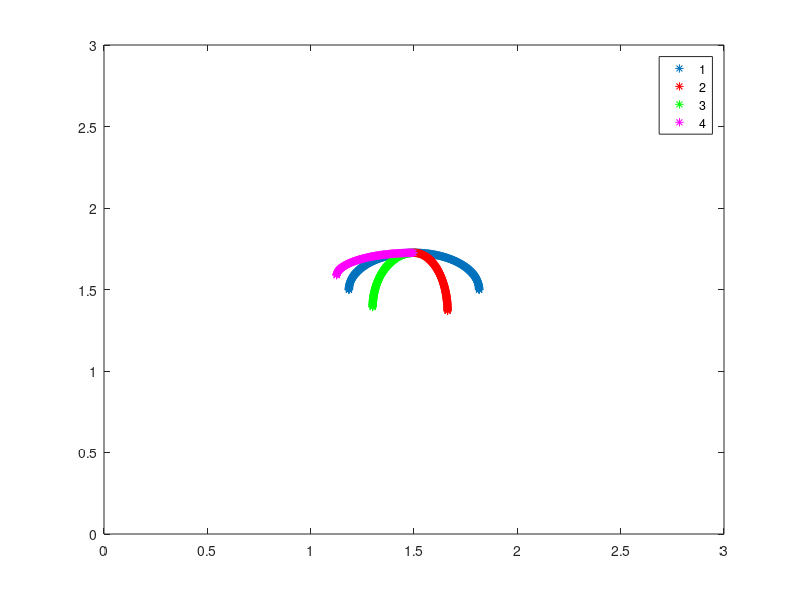
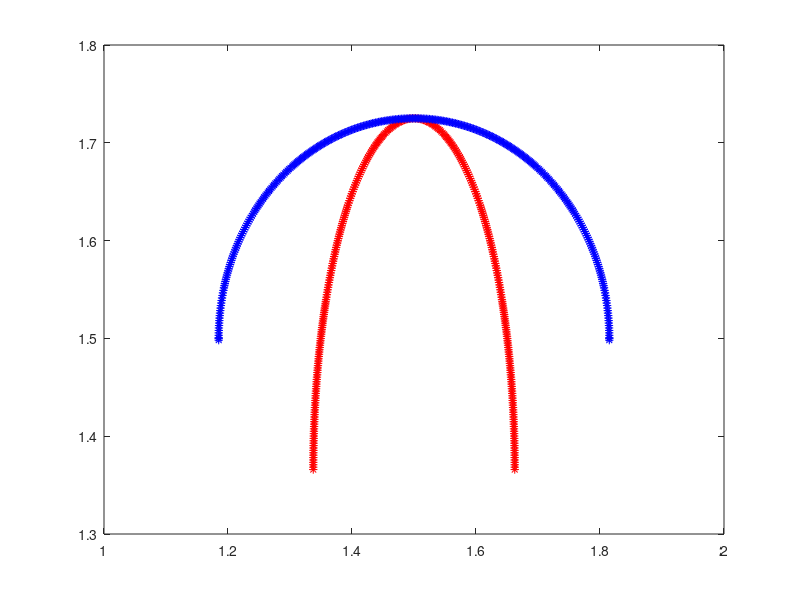

MATLAB code to generate these figures, in order:
function give_Me_Jelly()

L = 3;           % Length of Computational Domain
ds = L/(2*600);  % Makes Lagrangian Spaced based on 1024x1024 finest grid

frac = 0.5;

% Makes Geometry for EQUILIBRIUM State %
%
a1 = 0.63;  %Semi-major axis length for position ONE (Expanded State)
b1 = 0.45;  %Semi-minor axis length for position ONE (Expanded State)
a1 = frac*a1; b1 = frac*b1;
a1
b1
[X1 Y1 Ninfo arcL] = make_Geometry_Position_ONE(ds,a1,b1);

% Makes Geometry for OVER-CONTRACTED State for RIGHT side %
% 
a2 = 0.325; %Semi-major axis length for position TWO (Contracted State)
b2 = 0.6;   %GUESS: Semi-minor axis length for position TWO (Contracted State)
a2 = frac*a2; b2 = frac*b2;
[X2 Y2 b2] = make_Geometry_Position_TWO(a2,b2,b1,Ninfo,arcL);

% Makes Geometry for LESS-CONTRACTED State for LEFT side %
%
a3 = 0.4;   %Semi-major axis length for position TWO (Contracted State)
b3 = 0.7;   %GUESS: Semi-minor axis length for position TWO (Contracted State)
a3 = frac*a3; b3 = frac*b3;
a3
b3
[X3 Y3 b3] = make_Geometry_Position_TWO(a3,b3,b1,Ninfo,arcL);


% Makes Geometry for OVER-EXPANDED State for LEFT SIDE %
%
a4 = 0.75;  %Semi-major axis length for position TWO (Contracted State)
b4 = 0.3;   %GUESS: Semi-minor axis length for position TWO (Contracted State)
a4 = frac*a4; b4 = frac*b4;
[X4 Y4 b4] = make_Geometry_Position_TWO(a4,b4,b1,Ninfo,arcL);

% Translate Points from [-L/2,L/2]x[-L/2,L/2] -> [0,L]x[0,L]
X1 = X1 + L/2; Y1 = Y1 + L/2; 
X2 = X2 + L/2; Y2 = Y2 + L/2; 
X3 = X3 + L/2; Y3 = Y3 + L/2; 
X4 = X4 + L/2; Y4 = Y4 + L/2; 

nArm = (length(X1)-1)/2;

% Plots Geometry for Both Phases %
val = frac*0.75;
plot(X1,Y1,'*',X2(1:nArm),Y2(1:nArm),'r*',X3(nArm+2:end),Y3(nArm+2:end),'g*',X4(nArm+2:end),Y4(nArm+2:end),'m*'); hold on;
axis([0 L 0 L]);
legend('1','2','3','4');

figure(2)
plot(X2,Y2,'r*'); hold on;
plot(X1,Y1,'b*'); hold on;

% Prints Useful Info about Geometry %
fprintf('\n\n');
fprintf('Number of Total Geometry Pts: %d\n',Ninfo(2));
fprintf('Number of Geometry Pts in EACH Arm: %d\n',Ninfo(1));
fprintf('Arc length of bell (one side): %d\n',arcL);
fprintf('\n');
fprintf('(X1,Y1): Equilibrium State\n');
fprintf('(X2,Y2): OVER-Contracted State for RIGHT Side\n');
fprintf('(X3,Y3): Contracted State for LEFT Side (slightly less than right side)\n');
fprintf('(X4,Y4): OVER-EXPANDED State for LEFT Side\n');
fprintf('\n');
fprintf('Idea: \n');
fprintf('RHS contracts further than LHS, rests & returns to equil. state after LHS begins expanding\n');
fprintf('LHS contracts less than RHS, then expands further than equil. state and then returns to equil. state\n');
fprintf('\n');
fprintf('PUT FOLLOWING IN UPDATE_TARGET_POINTS.C:\n');
fprintf('numPts (# of Total Geometry Pts): %d\n',Ninfo(2));
fprintf('NL_Start (FIRST Point in LEFT Arm): %d\n\n\n',Ninfo(1)+1);


% Prints INPUT files %
print_Vertex_Pts(X1,Y1,Ninfo);
target_force = 5e6;
print_Target_Pts(target_force,Ninfo);


% Prints all vectors to .TXT files %
%print_Text_Files(Ninfo,X1,Y1,X2,Y2,X3,Y3,X4,Y4)

% Prints 2-Position Right/Left Side vectors to .TXT files %
print_2_Position_Text_File(Ninfo,X1,Y1,X2,Y2,X3,Y3);


%%%%%%%%%%%%%%%%%%%%%%%%%%%%%%%%%%%%%%%%%%%%%%%%%%%%%%%%%%%%%%%%%%%%%%%%%%%%%
%
% Function: Prints 2 Position Phases:
%           XY(:,1) = original position x-Values
%           XY(:,3) = original position y-Values
%           XY(2:N+1,2) = 2nd position x-Values for RIGHT bell
%           XY(N+2:end,2) = 2nd position x-Values for LEFT bell
%           XY(2:N+1,4) = 2nd position y-Values for RIGHT bell
%           XY(N+2:end,4) = 2nd position y-Values for LEFT bell
%
%%%%%%%%%%%%%%%%%%%%%%%%%%%%%%%%%%%%%%%%%%%%%%%%%%%%%%%%%%%%%%%%%%%%%%%%%%%%%

function print_2_Position_Text_File(Ninfo,X1,Y1,X2,Y2,X3,Y3)


N = Ninfo(1);    % Number of pts. in ONE arm
NTot = Ninfo(2); % Total # of Lag Pts. on Jelly Bell

% Initialization
XY = zeros(NTot,4); 

% Construct Matrices For Storing Points
XY(:,1) = X1(1:NTot); XY(:,2) = X1(1:NTot); 
XY(:,3) = Y1(1:NTot); XY(:,4) = Y1(1:NTot); 

% 2nd Phase Right Arm
XY(2:N+1,2) = X2(2:N+1);
XY(2:N+1,4) = Y2(2:N+1);


% 2nd Phase Left Arm
XY(N+2:end,2) = X2(N+2:end);
XY(N+2:end,4) = Y2(N+2:end);

% PLOT TEST! %
%figure(3)
%plot(XY(:,1),XY(:,3),'k*'); hold on;
%plot(XY(:,2),XY(:,4),'g*'); hold on;


% PRINT x/y-Information %

fileID_XY = fopen('XY_2Pos.txt','w');

for i=1:length( XY(:,1) )
    fprintf(fileID_XY,'%1.16e %1.16e %1.16e %1.16e\n',XY(i,1),XY(i,2),XY(i,3),XY(i,4));
end

fclose(fileID_XY);




%%%%%%%%%%%%%%%%%%%%%%%%%%%%%%%%%%%%%%%%%%%%%%%%%%%%%%%%%%%%%%%%%%%%%%%%%%%%%
%
% Function to PRINT all TEXT files for both PHASES
%
%%%%%%%%%%%%%%%%%%%%%%%%%%%%%%%%%%%%%%%%%%%%%%%%%%%%%%%%%%%%%%%%%%%%%%%%%%%%%

function print_Text_Files(Ninfo,X1,Y1,X2,Y2,X3,Y3,X4,Y4)

N = Ninfo(1); %Number of pts. in ONE arm

% x-Information %

fileID_x1 = fopen('x1.txt','w');
fprintf(fileID_x1,'%1.16e\n',X1);
fclose(fileID_x1);

fileID_x2 = fopen('x2.txt','w');
fprintf(fileID_x2,'%1.16e\n',X2);
fclose(fileID_x2);

fileID_x3 = fopen('x3.txt','w');
fprintf(fileID_x3,'%1.16e\n',X3);
fclose(fileID_x3);

fileID_x4 = fopen('x4.txt','w');
fprintf(fileID_x4,'%1.16e\n',X4);
fclose(fileID_x4);

% y-Information %

fileID_y1 = fopen('y1.txt','w');
fprintf(fileID_y1,'%1.16e\n',Y1);
fclose(fileID_y1);

fileID_y2 = fopen('y2.txt','w');
fprintf(fileID_y2,'%1.16e\n',Y2);
fclose(fileID_y2);

fileID_y3 = fopen('y3.txt','w');
fprintf(fileID_y3,'%1.16e\n',Y3);
fclose(fileID_y3);

fileID_y4 = fopen('y4.txt','w');
fprintf(fileID_y4,'%1.16e\n',Y4);
fclose(fileID_y4);


% xR1 = X1(2:2+N-1); % x-Pts. on RHS of center point for Position ONE
% xL1 = X1(2+N:end); % x-Pts. on LHS of center point for Position ONE
% 
% xR2 = X2(2:2+N-1); % x-Pts. on RHS of center point for Position TWO
% xL2 = X2(2+N:end); % x-Pts. on LHS of center point for Position TWO
% 
% yR1 = Y1(2:2+N-1); % y-Pts. on RHS of center point for Position ONE
% yL1 = Y1(2+N:end); % y-Pts. on RHS of center point for Position ONE
% 
% yR2 = Y2(2:2+N-1); % y-Pts. on LHS of center point for Position TWO
% yL2 = Y2(2+N:end); % y-Pts. on LHS of center point for Position TWO
% 
% 
% fileID_xR1 = fopen('xR_1.txt','w');
% fprintf(fileID_xR1,'%1.16e\n',xR1);
% fclose(fileID_xR1);
% 
% fileID_xR2 = fopen('xR_2.txt','w');
% fprintf(fileID_xR2,'%1.16e\n',xR2);
% fclose(fileID_xR2);
% 
% fileID_xL1 = fopen('xL_1.txt','w');
% fprintf(fileID_xL1,'%1.16e\n',xL1);
% fclose(fileID_xL1);
% 
% fileID_xL2 = fopen('xL_2.txt','w');
% fprintf(fileID_xL2,'%1.16e\n',xL2);
% fclose(fileID_xL2);
% 
% 
% fileID_yR1 = fopen('yR_1.txt','w');
% fprintf(fileID_yR1,'%1.16e\n',yR1);
% fclose(fileID_yR1);
% 
% fileID_yR2 = fopen('yR_2.txt','w');
% fprintf(fileID_yR2,'%1.16e\n',yR2);
% fclose(fileID_yR2);
% 
% fileID_yL1 = fopen('yL_1.txt','w');
% fprintf(fileID_yL1,'%1.16e\n',yL1);
% fclose(fileID_yL1);
% 
% fileID_yL2 = fopen('yL_2.txt','w');
% fprintf(fileID_yL2,'%1.16e\n',yL2);
% fclose(fileID_yL2);


%%%%%%%%%%%%%%%%%%%%%%%%%%%%%%%%%%%%%%%%%%%%%%%%%%%%%%%%%%%%%%%%%%%%%%%%%%%%%
%
% Makes the Oblate Geometry (via ellipses)
%
%%%%%%%%%%%%%%%%%%%%%%%%%%%%%%%%%%%%%%%%%%%%%%%%%%%%%%%%%%%%%%%%%%%%%%%%%%%%%

function [X1 Y1 Ninfo arcL] = make_Geometry_Position_ONE(ds,a,b)

%a: Semi-major axis (along horizontal)
%b: Semi-minor axis (along vertical)

%Finding elliptical arc length
h = ( (a-b)/(a+b) )^2;
arcL = (1/4)* pi*(a+b)*(1 + 3*h/ (10 + sqrt(4-3*h) ) ); % (1/4)th of the entire ELLIPTICAL ARC

n = 1;        %counting for array
X(n) = 0;     %first x-value at (0,-b)
Y(n) = -b;    %first y-value at (0,-b)
tprev = -pi/2;  %initial angle 

tol = ds / 10; %error tolerance for root-finding algorithm

maxy = max(a,b);

    while tprev < 0 
    
        n = n+1;
        tnext = tprev + ds/maxy; %Guess for next angle value
        
        if tprev < -pi/4
            tfar =  0.0;%abs(2*tprev);      %Far guess
        else
            tfar = pi/4;
        end
            
        %initiating guess for bisection-algorithm
        xn = a*cos(tnext);
        yn = b*sin(tnext);
        errSign = ( ds - sqrt( (xn-X(n-1))^2 + (yn-Y(n-1))^2 ) );
        err = abs(errSign);
    
        %Bisection algorithm to make points equally spaced
        while ( err > tol )
        
            if errSign < 0
                tfar = tnext;
                tnext = (tnext+tprev)/2;
            elseif errSign > 0
                tprev = tnext;
                tnext = (tnext+tfar)/2;
            end
            
            if tnext<tprev
                fprintf('NOT CONVERGING AT ANGLE %d\n',tprev)
                break;  
            end
            
            xn = a*cos(tnext);
            yn = b*sin(tnext);
            errSign = ( ds - sqrt( (xn-X(n-1))^2 + (yn-Y(n-1))^2 ) );
            err = abs(errSign);
        end
        
        X(n) = xn;   %Store X-value
        Y(n) = yn;   %Store Y-value
        tprev = tnext; %Update previous angle
    
        %plot(xn,yn,'*'); hold on;

        
    end
    
 N = length(X);   
 X(N+1) = a; %Add one more pt.
 Y(N+1) = 0; %Add one more pt.
  
 X1 = [X -X(2:end)]; %Reflects geometry 
 Y1 = -[Y  Y(2:end)]; %Y-values for reflected X-value points
 
 Ninfo(1) = N;          % # of pts. along one arm (NOT counting center pt.)
 Ninfo(2) = length(X1); % Total # of pts. in geometry

 
 
%%%%%%%%%%%%%%%%%%%%%%%%%%%%%%%%%%%%%%%%%%%%%%%%%%%%%%%%%%%%%%%%%%%%%%%%%%%%%
%
% Makes the Oblate Geometry (via ellipses)
%
%%%%%%%%%%%%%%%%%%%%%%%%%%%%%%%%%%%%%%%%%%%%%%%%%%%%%%%%%%%%%%%%%%%%%%%%%%%%%

function [X2 Y2 b] = make_Geometry_Position_TWO(a,bguess,b1,Ninfo,L)


%Find correct b to give same length arm
b = Newtons_Give_Me_Semi_Minor(a,bguess,L);


%Finding elliptical arc length
h = ( (a-b)/(a+b) )^2;
arcL = (1/4)* pi*(a+b)*(1 + 3*h/ (10 + sqrt(4-3*h) ) ); % (1/4)th of the entire ELLIPTICAL ARC

ds2 = arcL / Ninfo(1); %Ensures same number of pts on arm for position ONE and TWO

[X Y Ninfo] = make_Elliptic_Geometry_Position_TWO(ds2,a,b,Ninfo);

dV = b1-b;   %Makes sure first pt is the same as in position ONE

Y2 = -(Y-dV);%Minus sign to put jelly into right orientation
X2 = X;

%Ninfo
%plot(X2,Y2,'r*'); hold on;


%%%%%%%%%%%%%%%%%%%%%%%%%%%%%%%%%%%%%%%%%%%%%%%%%%%%%%%%%%%%%%%%%%%%%%%%%%%%%
%
% Makes the Oblate Geometry (via ellipses)
%
%%%%%%%%%%%%%%%%%%%%%%%%%%%%%%%%%%%%%%%%%%%%%%%%%%%%%%%%%%%%%%%%%%%%%%%%%%%%%

function b = Newtons_Give_Me_Semi_Minor(a,bn,L)

tol = 1e-6;

bprev = 0.2*bn; %"Previous Guess" (left side of guess)
bnext = bn;     % First "Guess" at b
bfar =  1.5*bn; %"Far Guess" (right side of guess)

%Finding elliptical arc length
h = ( (a-bn)/(a+bn) )^2;
arcL = (1/4)* pi*(a+bn)*(1 + 3*h/ (10 + sqrt(4-3*h) ) ); % (1/4)th of the entire ELLIPTICAL ARC

errSign = L - arcL;
err = abs( errSign );


%Bisection algorithm to make points equally spaced
while ( err > tol )
        
    if errSign < 0
        bfar = bnext;
        bnext = (bnext+bprev)/2;
    elseif errSign > 0
        bprev = bnext;
        bnext = (bnext+bfar)/2;
    end
            
    %if bnext<bprev
    %    fprintf('NOT CONVERGING AT ANGLE %d\n',tprev)
    %    break;  
    %end
         
    %Finding elliptical arc length
    h = ( (a-bnext)/(a+bnext) )^2;
    arcL = (1/4)* pi*(a+bnext)*(1 + 3*h/ (10 + sqrt(4-3*h) ) ); % (1/4)th of the entire ELLIPTICAL ARC
    
    errSign = ( L - arcL );
    err = abs(errSign);
end

b = bnext; %Assign value

%%%%%%%%%%%%%%%%%%%%%%%%%%%%%%%%%%%%%%%%%%%%%%%%%%%%%%%%%%%%%%%%%%%%%%%%%%%%%
%
% Makes the Oblate Geometry (via ellipses)
%
%%%%%%%%%%%%%%%%%%%%%%%%%%%%%%%%%%%%%%%%%%%%%%%%%%%%%%%%%%%%%%%%%%%%%%%%%%%%%

function [X1 Y1 Ninfo] = make_Elliptic_Geometry_Position_TWO(ds,a,b,Ninfo)

%a: Semi-major axis (along horizontal)
%b: Semi-minor axis (along vertical)

n = 1;        %counting for array
X(n) = 0;     %first x-value at (0,-b)
Y(n) = -b;    %first y-value at (0,-b)
tprev = -pi/2;  %initial angle 

tol = ds / 10; %error tolerance for root-finding algorithm

maxy = max(a,b);

    while n < Ninfo(1)+1 
    
        n = n+1;
        tnext = tprev + ds/maxy; %Guess for next angle value
        
        if tprev < -pi/4
            tfar =  0.0;%abs(2*tprev);      %Far guess
        else
            tfar = pi/4;
        end
            
        %initiating guess for bisection-algorithm
        xn = a*cos(tnext);
        yn = b*sin(tnext);
        errSign = ( ds - sqrt( (xn-X(n-1))^2 + (yn-Y(n-1))^2 ) );
        err = abs(errSign);
    
        %Bisection algorithm to make points equally spaced
        while ( err > tol )
        
            if errSign < 0
                tfar = tnext;
                tnext = (tnext+tprev)/2;
            elseif errSign > 0
                tprev = tnext;
                tnext = (tnext+tfar)/2;
            end
            
            if tnext<tprev
                fprintf('NOT CONVERGING AT ANGLE %d\n',tprev)
                break;  
            end
            
            xn = a*cos(tnext);
            yn = b*sin(tnext);
            errSign = ( ds - sqrt( (xn-X(n-1))^2 + (yn-Y(n-1))^2 ) );
            err = abs(errSign);
        end
        
        X(n) = xn;   %Store X-value
        Y(n) = yn;   %Store Y-value
        tprev = tnext; %Update previous angle
    
        %plot(xn,yn,'*'); hold on;

        
    end
    
 N = length(X)-1;   
 %X(N+1) = a; %Add one more pt.
 %Y(N+1) = 0; %Add one more pt.
 
 %plot(X,Y,'*'); hold on;
 
 X1 = [X -X(2:end)]; %Reflects geometry 
 Y1 = [Y  Y(2:end)]; %Y-values for reflected X-value points
 
 Ninfo(1) = N;          % # of pts. along one arm (NOT counting center pt.)
 Ninfo(2) = length(X1); % Total # of pts. in geometry














%%%%%%%%%%%%%%%%%%%%%%%%%%%%%%%%%%%%%%%%%%%%%%%%%%%%%%%%%%%%%%%%%%%%%%%%%%%%%%%%
% Function to print VERTEX points
%%%%%%%%%%%%%%%%%%%%%%%%%%%%%%%%%%%%%%%%%%%%%%%%%%%%%%%%%%%%%%%%%%%%%%%%%%%%%%%%

function print_Vertex_Pts(X,Y,Ninfo)

%Ninfo(1): # of pts. on one arm on Jellyfish
%Ninfo(2): # of total pts. in Jellyfish Geometry

Ntot = Ninfo(2);

vertex_fid = fopen('jellyfish.vertex', 'w');

% first line is the number of vertices in the file
fprintf(vertex_fid, '%d\n', Ntot);

for i=1:Ntot
    fprintf(vertex_fid, '%1.16e %1.16e\n', X(i), Y(i) );    
end
    
fclose(vertex_fid);


%%%%%%%%%%%%%%%%%%%%%%%%%%%%%%%%%%%%%%%%%%%%%%%%%%%%%%%%%%%%%%%%%%%%%%%%%%%%%%%%
% Function to print TARGET pts.
%%%%%%%%%%%%%%%%%%%%%%%%%%%%%%%%%%%%%%%%%%%%%%%%%%%%%%%%%%%%%%%%%%%%%%%%%%%%%%%%

function print_Target_Pts(target_force,Ninfo)

%Ninfo(1): # of pts. on one arm on Jellyfish
%Ninfo(2): # of total pts. in Jellyfish Geometry

Ntot = Ninfo(2);

% Write out the target point information
target_fid = fopen('jellyfish.target', 'w');

% First line is the number of target pts. in the file
fprintf(target_fid, '%d\n', Ntot);

for s=1:Ntot
        fprintf(target_fid, '%d %1.16e\n', s , target_force);
end

fclose(target_fid);
